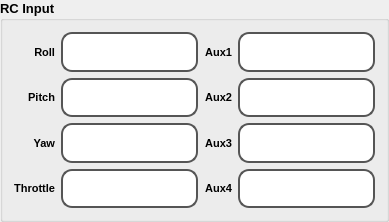
            <widget class="QGroupBox" name="groupBox_8">
             <property name="minimumSize">
              <size>
               <width>381</width>
               <height>222</height>
              </size>
             </property>
             <property name="font">
              <font>
               <pointsize>10</pointsize>
               <weight>75</weight>
               <bold>true</bold>
              </font>
             </property>
             <property name="title">
              <string>RC Input</string>
             </property>
             <layout class="QGridLayout" name="gridLayout_15">
              <item row="0" column="0">
               <layout class="QHBoxLayout" name="horizontalLayout_4">
                <item>
                 <layout class="QVBoxLayout" name="verticalLayout_2">
                  <item>
                   <widget class="QLabel" name="label_12">
                    <property name="sizePolicy">
                     <sizepolicy hsizetype="Preferred" vsizetype="Preferred">
                      <horstretch>0</horstretch>
                      <verstretch>0</verstretch>
                     </sizepolicy>
                    </property>
                    <property name="font">
                     <font>
                      <pointsize>8</pointsize>
                      <weight>75</weight>
                      <bold>true</bold>
                     </font>
                    </property>
                    <property name="text">
                     <string>Roll</string>
                    </property>
                    <property name="alignment">
                     <set>Qt::AlignRight|Qt::AlignTrailing|Qt::AlignVCenter</set>
                    </property>
                   </widget>
                  </item>
                  <item>
                   <widget class="QLabel" name="label_13">
                    <property name="sizePolicy">
                     <sizepolicy hsizetype="Preferred" vsizetype="Preferred">
                      <horstretch>0</horstretch>
                      <verstretch>0</verstretch>
                     </sizepolicy>
                    </property>
                    <property name="font">
                     <font>
                      <pointsize>8</pointsize>
                      <weight>75</weight>
                      <bold>true</bold>
                     </font>
                    </property>
                    <property name="text">
                     <string>Pitch</string>
                    </property>
                    <property name="alignment">
                     <set>Qt::AlignRight|Qt::AlignTrailing|Qt::AlignVCenter</set>
                    </property>
                   </widget>
                  </item>
                  <item>
                   <widget class="QLabel" name="label_14">
                    <property name="sizePolicy">
                     <sizepolicy hsizetype="Preferred" vsizetype="Preferred">
                      <horstretch>0</horstretch>
                      <verstretch>0</verstretch>
                     </sizepolicy>
                    </property>
                    <property name="font">
                     <font>
                      <pointsize>8</pointsize>
                      <weight>75</weight>
                      <bold>true</bold>
                     </font>
                    </property>
                    <property name="text">
                     <string>Yaw</string>
                    </property>
                    <property name="alignment">
                     <set>Qt::AlignRight|Qt::AlignTrailing|Qt::AlignVCenter</set>
                    </property>
                   </widget>
                  </item>
                  <item>
                   <widget class="QLabel" name="label_16">
                    <property name="sizePolicy">
                     <sizepolicy hsizetype="Preferred" vsizetype="Preferred">
                      <horstretch>0</horstretch>
                      <verstretch>0</verstretch>
                     </sizepolicy>
                    </property>
                    <property name="font">
                     <font>
                      <pointsize>8</pointsize>
                      <weight>75</weight>
                      <bold>true</bold>
                     </font>
                    </property>
                    <property name="text">
                     <string>Throttle</string>
                    </property>
                    <property name="alignment">
                     <set>Qt::AlignRight|Qt::AlignTrailing|Qt::AlignVCenter</set>
                    </property>
                   </widget>
                  </item>
                 </layout>
                </item>
                <item>
                 <layout class="QVBoxLayout" name="verticalLayout_3">
                  <item>
                   <widget class="QLineEdit" name="rcRoll">
                    <property name="sizePolicy">
                     <sizepolicy hsizetype="Expanding" vsizetype="Preferred">
                      <horstretch>0</horstretch>
                      <verstretch>0</verstretch>
                     </sizepolicy>
                    </property>
                    <property name="styleSheet">
                     <string notr="true">QLineEdit{
background-color: rgb(255, 255, 255);
border: 2px solid #555;
border-radius: 11px;
padding: 5px;

}</string>
                    </property>
                    <property name="readOnly">
                     <bool>true</bool>
                    </property>
                   </widget>
                  </item>
                  <item>
                   <widget class="QLineEdit" name="rcPitch">
                    <property name="sizePolicy">
                     <sizepolicy hsizetype="Expanding" vsizetype="Preferred">
                      <horstretch>0</horstretch>
                      <verstretch>0</verstretch>
                     </sizepolicy>
                    </property>
                    <property name="styleSheet">
                     <string notr="true">QLineEdit{
background-color: rgb(255, 255, 255);
border: 2px solid #555;
border-radius: 11px;
padding: 5px;

}</string>
                    </property>
                    <property name="readOnly">
                     <bool>true</bool>
                    </property>
                   </widget>
                  </item>
                  <item>
                   <widget class="QLineEdit" name="rcYaw">
                    <property name="sizePolicy">
                     <sizepolicy hsizetype="Expanding" vsizetype="Preferred">
                      <horstretch>0</horstretch>
                      <verstretch>0</verstretch>
                     </sizepolicy>
                    </property>
                    <property name="styleSheet">
                     <string notr="true">QLineEdit{
background-color: rgb(255, 255, 255);
border: 2px solid #555;
border-radius: 11px;
padding: 5px;

}</string>
                    </property>
                    <property name="readOnly">
                     <bool>true</bool>
                    </property>
                   </widget>
                  </item>
                  <item>
                   <widget class="QLineEdit" name="rcThrottle">
                    <property name="sizePolicy">
                     <sizepolicy hsizetype="Expanding" vsizetype="Preferred">
                      <horstretch>0</horstretch>
                      <verstretch>0</verstretch>
                     </sizepolicy>
                    </property>
                    <property name="styleSheet">
                     <string notr="true">QLineEdit{
background-color: rgb(255, 255, 255);
border: 2px solid #555;
border-radius: 11px;
padding: 5px;

}</string>
                    </property>
                    <property name="readOnly">
                     <bool>true</bool>
                    </property>
                   </widget>
                  </item>
                 </layout>
                </item>
                <item>
                 <layout class="QVBoxLayout" name="verticalLayout_4">
                  <item>
                   <widget class="QLabel" name="label_17">
                    <property name="sizePolicy">
                     <sizepolicy hsizetype="Preferred" vsizetype="Preferred">
                      <horstretch>0</horstretch>
                      <verstretch>0</verstretch>
                     </sizepolicy>
                    </property>
                    <property name="font">
                     <font>
                      <pointsize>8</pointsize>
                      <weight>75</weight>
                      <bold>true</bold>
                     </font>
                    </property>
                    <property name="text">
                     <string>Aux1</string>
                    </property>
                    <property name="alignment">
                     <set>Qt::AlignRight|Qt::AlignTrailing|Qt::AlignVCenter</set>
                    </property>
                   </widget>
                  </item>
                  <item>
                   <widget class="QLabel" name="label_18">
                    <property name="sizePolicy">
                     <sizepolicy hsizetype="Preferred" vsizetype="Preferred">
                      <horstretch>0</horstretch>
                      <verstretch>0</verstretch>
                     </sizepolicy>
                    </property>
                    <property name="font">
                     <font>
                      <pointsize>8</pointsize>
                      <weight>75</weight>
                      <bold>true</bold>
                     </font>
                    </property>
                    <property name="text">
                     <string>Aux2</string>
                    </property>
                    <property name="alignment">
                     <set>Qt::AlignRight|Qt::AlignTrailing|Qt::AlignVCenter</set>
                    </property>
                   </widget>
                  </item>
                  <item>
                   <widget class="QLabel" name="label_19">
                    <property name="sizePolicy">
                     <sizepolicy hsizetype="Preferred" vsizetype="Preferred">
                      <horstretch>0</horstretch>
                      <verstretch>0</verstretch>
                     </sizepolicy>
                    </property>
                    <property name="font">
                     <font>
                      <pointsize>8</pointsize>
                      <weight>75</weight>
                      <bold>true</bold>
                     </font>
                    </property>
                    <property name="text">
                     <string>Aux3</string>
                    </property>
                    <property name="alignment">
                     <set>Qt::AlignRight|Qt::AlignTrailing|Qt::AlignVCenter</set>
                    </property>
                   </widget>
                  </item>
                  <item>
                   <widget class="QLabel" name="label_15">
                    <property name="sizePolicy">
                     <sizepolicy hsizetype="Preferred" vsizetype="Preferred">
                      <horstretch>0</horstretch>
                      <verstretch>0</verstretch>
                     </sizepolicy>
                    </property>
                    <property name="font">
                     <font>
                      <pointsize>8</pointsize>
                      <weight>75</weight>
                      <bold>true</bold>
                     </font>
                    </property>
                    <property name="text">
                     <string>Aux4</string>
                    </property>
                    <property name="alignment">
                     <set>Qt::AlignRight|Qt::AlignTrailing|Qt::AlignVCenter</set>
                    </property>
                   </widget>
                  </item>
                 </layout>
                </item>
                <item>
                 <layout class="QVBoxLayout" name="verticalLayout_5">
                  <item>
                   <widget class="QLineEdit" name="rcAux1">
                    <property name="sizePolicy">
                     <sizepolicy hsizetype="Expanding" vsizetype="Preferred">
                      <horstretch>0</horstretch>
                      <verstretch>0</verstretch>
                     </sizepolicy>
                    </property>
                    <property name="styleSheet">
                     <string notr="true">QLineEdit{
background-color: rgb(255, 255, 255);
border: 2px solid #555;
border-radius: 11px;
padding: 5px;

}</string>
                    </property>
                    <property name="readOnly">
                     <bool>true</bool>
                    </property>
                   </widget>
                  </item>
                  <item>
                   <widget class="QLineEdit" name="rcAux2">
                    <property name="sizePolicy">
                     <sizepolicy hsizetype="Expanding" vsizetype="Preferred">
                      <horstretch>0</horstretch>
                      <verstretch>0</verstretch>
                     </sizepolicy>
                    </property>
                    <property name="styleSheet">
                     <string notr="true">QLineEdit{
background-color: rgb(255, 255, 255);
border: 2px solid #555;
border-radius: 11px;
padding: 5px;

}</string>
                    </property>
                    <property name="readOnly">
                     <bool>true</bool>
                    </property>
                   </widget>
                  </item>
                  <item>
                   <widget class="QLineEdit" name="rcAux3">
                    <property name="sizePolicy">
                     <sizepolicy hsizetype="Expanding" vsizetype="Preferred">
                      <horstretch>0</horstretch>
                      <verstretch>0</verstretch>
                     </sizepolicy>
                    </property>
                    <property name="styleSheet">
                     <string notr="true">QLineEdit{
background-color: rgb(255, 255, 255);
border: 2px solid #555;
border-radius: 11px;
padding: 5px;

}</string>
                    </property>
                    <property name="readOnly">
                     <bool>true</bool>
                    </property>
                   </widget>
                  </item>
                  <item>
                   <widget class="QLineEdit" name="rcAux4">
                    <property name="sizePolicy">
                     <sizepolicy hsizetype="Expanding" vsizetype="Preferred">
                      <horstretch>0</horstretch>
                      <verstretch>0</verstretch>
                     </sizepolicy>
                    </property>
                    <property name="styleSheet">
                     <string notr="true">QLineEdit{
background-color: rgb(255, 255, 255);
border: 2px solid #555;
border-radius: 11px;
padding: 5px;

}</string>
                    </property>
                    <property name="readOnly">
                     <bool>true</bool>
                    </property>
                   </widget>
                  </item>
                 </layout>
                </item>
               </layout>
              </item>
             </layout>
            </widget>
